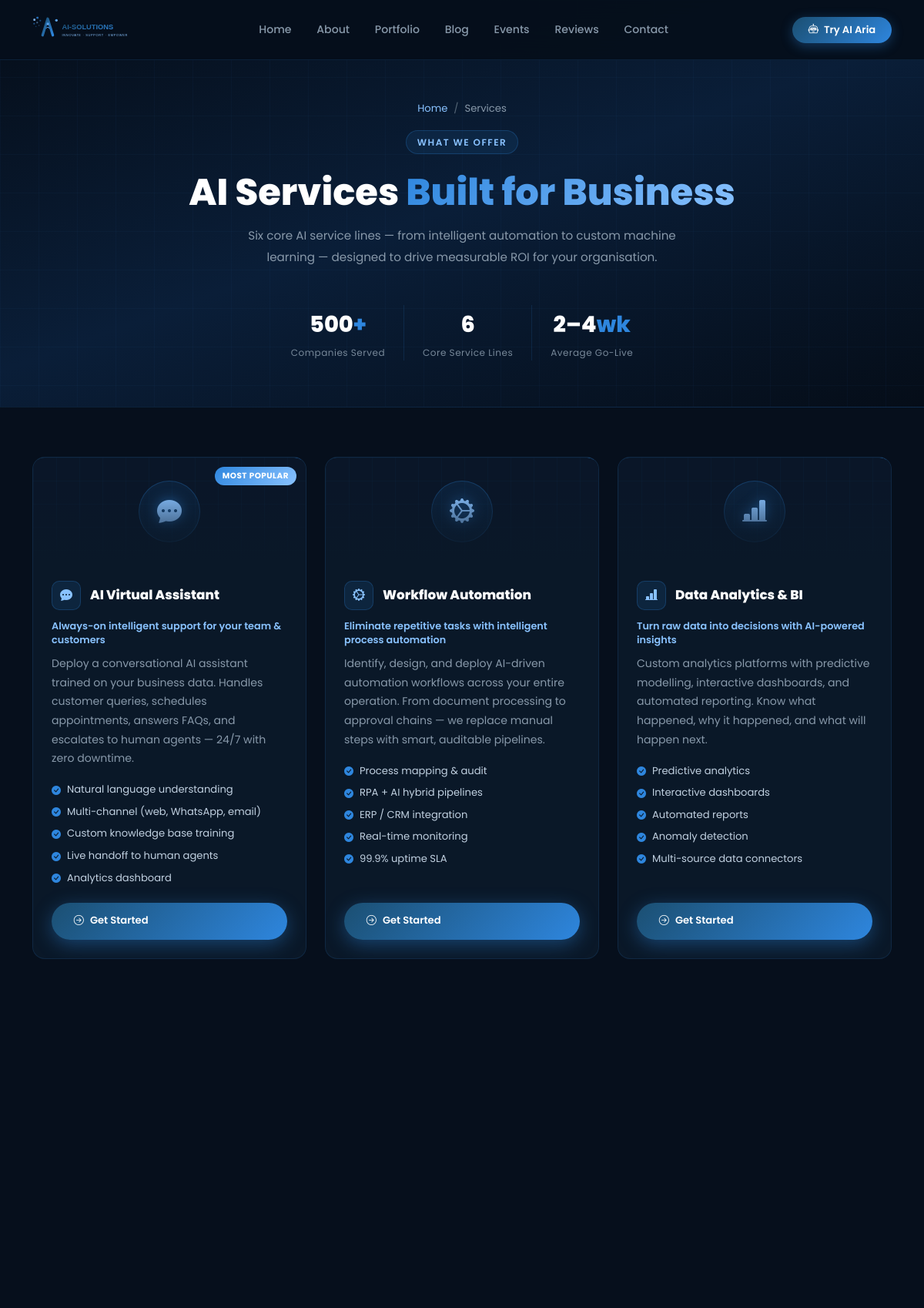
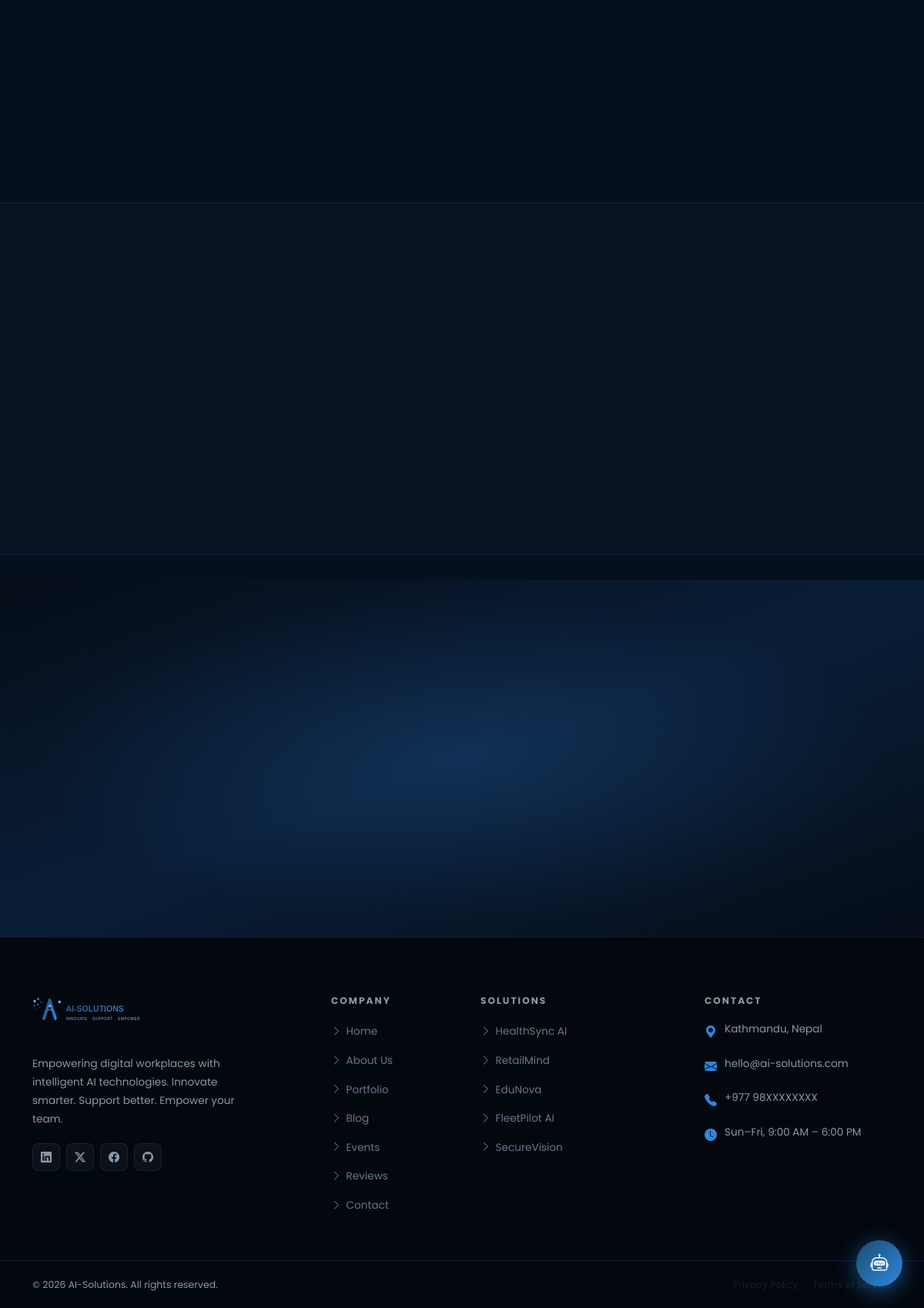
The app's page /our-services/ with its own data (2 pictures, top to bottom).
### core/models.py (models this page shows, shortened)
class ServiceOffering(models.Model):
    ICON_CHOICES = [
        ('bi-robot',           'AI / Robot'),
        ('bi-gear-wide-connected', 'Automation'),
        ('bi-bar-chart-line',  'Analytics'),
        ('bi-shield-check',    'Security'),
        ('bi-chat-dots',       'Chatbot'),
        ('bi-cpu',             'Custom AI'),
        ('bi-cloud-upload',    'Cloud'),
        ('bi-diagram-3',       'Integration'),
    ]
    title       = models.CharField(max_length=200)
    subtitle    = models.CharField(max_length=300, blank=True)
    description = models.TextField()
    icon        = models.CharField(max_length=100, default='bi-robot')
    image       = models.ImageField(upload_to='service_offerings/', blank=True, null=True)
    features    = models.JSONField(default=list)
    highlight   = models.CharField(max_length=100, blank=True, help_text='Short badge text, e.g. "Most Popular"')
    is_active   = models.BooleanField(default=True)
    order       = models.PositiveIntegerField(default=0)
    created_at  = models.DateTimeField(auto_now_add=True)
    class Meta:
        ordering = ['order', 'title']
        verbose_name = 'Service Offering'
        verbose_name_plural = 'Service Offerings'

class SiteSettings(models.Model):
    site_name = models.CharField(max_length=100, default='AI-Solutions')
    tagline = models.CharField(max_length=200, default='Innovate | Support | Empower')
    logo = models.ImageField(upload_to='settings/', blank=True, null=True)
    email = models.EmailField(default='hello@ai-solutions.com')
    phone = models.CharField(max_length=20, blank=True, default='+977 98XXXXXXXX')
    address = models.TextField(blank=True, default='Kathmandu, Nepal')
    time_zone = models.CharField(max_length=50, default='Asia/Kathmandu')
    facebook_url = models.URLField(blank=True)
    twitter_url = models.URLField(blank=True)
    linkedin_url = models.URLField(blank=True)
    github_url = models.URLField(blank=True)
    updated_at = models.DateTimeField(auto_now=True)
    class Meta:
        verbose_name = 'Site Settings'
        verbose_name_plural = 'Site Settings'
    @classmethod
    def get_settings(cls):
        obj, _ = cls.objects.get_or_create(pk=1)
        return obj

### core/views.py (the view)
# urls.py: path('our-services/', views.services_page, name='our_services'),
def services_page(request):
    offerings = ServiceOffering.objects.filter(is_active=True)
    process_steps = [
        {'icon': 'bi-search', 'title': 'Discovery', 'desc': 'We audit your processes and identify the highest-impact AI opportunities.'},
        {'icon': 'bi-layout-text-window', 'title': 'Design', 'desc': 'A tailored solution blueprint with timelines, integrations, and ROI projections.'},
        {'icon': 'bi-code-slash', 'title': 'Build & Train', 'desc': 'Rapid development, model training, and testing with your real data.'},
        {'icon': 'bi-rocket-takeoff', 'title': 'Deploy & Support', 'desc': 'Live deployment plus ongoing monitoring, updates, and dedicated support.'},
    ]
    return render(request, 'core/services_page.html', {'offerings': offerings, 'process_steps': process_steps})

### templates/core/services_page.html (shortened to what this page needs)
{% extends 'base.html' %}
{% load static %}
{% block content %}
<div class="page-hero">
  <div class="container position-relative">
    <nav aria-label="breadcrumb" class="mb-3">
      <ol class="breadcrumb justify-content-center" style="font-size:.82rem;">
        <li class="breadcrumb-item"><a href="{% url 'home' %}">Home</a></li>
        <li class="breadcrumb-item active">Services</li>
      </ol>
    </nav>
    <div class="section-badge">What We Offer</div>
    <h1 class="section-title mt-2" style="font-size:clamp(2rem,4vw,3rem);">
      AI Services <span class="gradient-text">Built for Business</span>
    </h1>
    <p class="section-subtitle mx-auto">
      Six core AI service lines — from intelligent automation to custom machine learning —
      designed to drive measurable ROI for your organisation.
    </p>
    <div class="d-flex justify-content-center gap-4 flex-wrap mt-4">
      <div style="text-align:center;">
        <div style="font-size:1.8rem;font-weight:800;color:#fff;">500<span style="color:#2E86DE;">+</span></div>
        <div style="font-size:.75rem;color:#778899;letter-spacing:.5px;">Companies Served</div>
      </div>
      <div style="text-align:center;">
        <div style="font-size:1.8rem;font-weight:800;color:#fff;">6</div>
        <div style="font-size:.75rem;color:#778899;letter-spacing:.5px;">Core Service Lines</div>
      </div>
      <div style="text-align:center;">
        <div style="font-size:1.8rem;font-weight:800;color:#fff;">2–4<span style="color:#2E86DE;">wk</span></div>
        <div style="font-size:.75rem;color:#778899;letter-spacing:.5px;">Average Go-Live</div>
      </div>
    </div>
  </div>
</div>
<section style="padding:4rem 0 2rem;">
  <div class="container">
    <div class="row g-4">
      {% for svc in offerings %}
      <div class="col-lg-4 col-md-6 fade-up" style="transition-delay:{{ forloop.counter0 }}00ms;">
        <div class="service-offering-card">
          {% if svc.image %}
          <div style="height:160px;overflow:hidden;margin:-1.5rem -1.5rem 1.25rem;border-radius:14px 14px 0 0;position:relative;">
            <img src="{{ svc.image.url }}" alt="{{ svc.title }}"
                 style="width:100%;height:100%;object-fit:cover;opacity:.85;">
            <div style="position:absolute;inset:0;background:linear-gradient(to top,var(--dark-card) 5%,transparent 60%);"></div>
          </div>
          {% else %}
          <div style="height:140px;overflow:hidden;margin:-1.5rem -1.5rem 1.25rem;border-radius:14px 14px 0 0;position:relative;background:#0a1628;">
            <svg width="100%" height="100%" xmlns="http://www.w3.org/2000/svg" style="position:absolute;inset:0;opacity:.15;">
              <defs>
                <pattern id="grid-{{ forloop.counter }}" width="30" height="30" patternUnits="userSpaceOnUse">
                  <path d="M 30 0 L 0 0 0 30" fill="none" stroke="#2E86DE" stroke-width="0.5"/>
                </pattern>
              </defs>
              <rect width="100%" height="100%" fill="url(#grid-{{ forloop.counter }})"/>
            </svg>
            <div style="position:absolute;top:50%;left:50%;transform:translate(-50%,-50%);width:80px;height:80px;border-radius:50%;background:rgba(46,134,222,0.1);border:1px solid rgba(46,134,222,0.25);display:flex;align-items:center;justify-content:center;">
              <i class="bi {{ svc.icon }}" style="font-size:2rem;color:#89C2FF;filter:drop-shadow(0 0 8px rgba(46,134,222,.6));"></i>
            </div>
            <div style="position:absolute;inset:0;background:linear-gradient(to top,var(--dark-card) 5%,transparent 70%);"></div>
          </div>
          {% endif %}
          {% if svc.highlight %}
          <div style="position:absolute;top:12px;right:12px;background:linear-gradient(135deg,#2E86DE,#89C2FF);color:#fff;font-size:.65rem;font-weight:700;padding:3px 10px;border-radius:20px;letter-spacing:.5px;text-transform:uppercase;">
            {{ svc.highlight }}
          </div>
          {% endif %}
          <div style="display:flex;align-items:center;gap:.75rem;margin-bottom:.75rem;">
            <div style="width:38px;height:38px;flex-shrink:0;border-radius:10px;background:rgba(46,134,222,0.12);border:1px solid rgba(46,134,222,0.25);display:flex;align-items:center;justify-content:center;">
              <i class="bi {{ svc.icon }}" style="color:#89C2FF;font-size:1rem;"></i>
            </div>
            <h3 style="color:#fff;font-weight:800;font-size:1.05rem;margin:0;line-height:1.3;">{{ svc.title }}</h3>
          </div>
          {% if svc.subtitle %}
          <p style="font-size:.8rem;color:var(--secondary);font-weight:600;margin-bottom:.6rem;line-height:1.4;">{{ svc.subtitle }}</p>
          {% endif %}
          <p style="font-size:.88rem;color:var(--text-muted);line-height:1.75;margin-bottom:1.1rem;">{{ svc.description }}</p>
          {% if svc.features %}
          <ul style="list-style:none;padding:0;margin:0 0 1.25rem;display:flex;flex-direction:column;gap:.35rem;">
            {% for feature in svc.features %}
            <li style="display:flex;align-items:center;gap:.5rem;font-size:.82rem;color:#c0d0e0;">
              <i class="bi bi-check-circle-fill" style="color:#2E86DE;font-size:.75rem;flex-shrink:0;"></i>
              {{ feature }}
            </li>
            {% endfor %}
          </ul>
          {% endif %}
          <a href="{% url 'contact' %}" class="btn-primary-custom mt-auto" style="display:inline-flex;font-size:.82rem;">
            <i class="bi bi-arrow-right-circle"></i> Get Started
          </a>
        </div>
      </div>
      {% empty %}
      <div class="col-12 text-center py-5">
        <p style="color:var(--text-muted);">Services will appear here once added by an admin.</p>
      </div>
      {% endfor %}
    </div>
  </div>
</section>
<section style="padding:4rem 0;background:rgba(46,134,222,0.03);border-top:1px solid var(--dark-border);border-bottom:1px solid var(--dark-border);margin:2rem 0;">
  <div class="container">
    <div class="row g-4 justify-content-center">
    </div>
  </div>
</section>
<section class="cta-section">
</section>
{% endblock %}

### templates/partials/footer.html
{% load static %}
<footer class="main-footer">
  <div class="container">
    <div class="row g-5">
      <div class="col-lg-4 col-md-6">
        <div class="footer-brand">
          <a href="{% url 'home' %}" class="d-inline-block mb-3">
            <img src="{% static 'images/logo.svg' %}" alt="AI-Solutions" height="45">
          </a>
          <p>
            Empowering digital workplaces with intelligent AI technologies.
            Innovate smarter. Support better. Empower your team.
          </p>
          <div class="social-links">
            <a href="{{ settings.linkedin_url|default:'#' }}" class="social-link" aria-label="LinkedIn"><i class="bi bi-linkedin"></i></a>
            <a href="{{ settings.twitter_url|default:'#' }}" class="social-link" aria-label="Twitter"><i class="bi bi-twitter-x"></i></a>
            <a href="{{ settings.facebook_url|default:'#' }}" class="social-link" aria-label="Facebook"><i class="bi bi-facebook"></i></a>
            <a href="{{ settings.github_url|default:'#' }}" class="social-link" aria-label="GitHub"><i class="bi bi-github"></i></a>
          </div>
        </div>
      </div>
      <div class="col-lg-2 col-md-6 col-6">
        <h6 class="footer-heading">Company</h6>
        <ul class="footer-links">
          <li><a href="{% url 'home' %}"><i class="bi bi-chevron-right"></i>Home</a></li>
          <li><a href="{% url 'about' %}"><i class="bi bi-chevron-right"></i>About Us</a></li>
          <li><a href="{% url 'services' %}"><i class="bi bi-chevron-right"></i>Portfolio</a></li>
          <li><a href="{% url 'blog' %}"><i class="bi bi-chevron-right"></i>Blog</a></li>
          <li><a href="{% url 'events' %}"><i class="bi bi-chevron-right"></i>Events</a></li>
          <li><a href="{% url 'feedback' %}"><i class="bi bi-chevron-right"></i>Reviews</a></li>
          <li><a href="{% url 'contact' %}"><i class="bi bi-chevron-right"></i>Contact</a></li>
        </ul>
      </div>
      <div class="col-lg-3 col-md-6 col-6">
        <h6 class="footer-heading">Solutions</h6>
        <ul class="footer-links">
          <li><a href="{% url 'services' %}"><i class="bi bi-chevron-right"></i>HealthSync AI</a></li>
          <li><a href="{% url 'services' %}"><i class="bi bi-chevron-right"></i>RetailMind</a></li>
          <li><a href="{% url 'services' %}"><i class="bi bi-chevron-right"></i>EduNova</a></li>
          <li><a href="{% url 'services' %}"><i class="bi bi-chevron-right"></i>FleetPilot AI</a></li>
          <li><a href="{% url 'services' %}"><i class="bi bi-chevron-right"></i>SecureVision</a></li>
        </ul>
      </div>
      <div class="col-lg-3 col-md-6">
        <h6 class="footer-heading">Contact</h6>
        <div class="footer-contact-item">
          <i class="bi bi-geo-alt-fill"></i>
          <span>{{ settings.address|default:"Kathmandu, Nepal" }}</span>
        </div>
        <div class="footer-contact-item">
          <i class="bi bi-envelope-fill"></i>
          <span>{{ settings.email|default:"hello@ai-solutions.com" }}</span>
        </div>
        <div class="footer-contact-item">
          <i class="bi bi-telephone-fill"></i>
          <span>{{ settings.phone|default:"+977 98XXXXXXXX" }}</span>
        </div>
        <div class="footer-contact-item">
          <i class="bi bi-clock-fill"></i>
          <span>Sun–Fri, 9:00 AM – 6:00 PM</span>
        </div>
      </div>
    </div>
  </div>
  <div class="footer-bottom">
    <div class="container">
      <div class="row align-items-center">
        <div class="col-md-6">
          <p>&copy; {% now "Y" %} {{ settings.site_name|default:"AI-Solutions" }}. All rights reserved.</p>
        </div>
        <div class="col-md-6 text-md-end">
          <p>
            <a href="#" class="text-muted me-3" style="font-size:.78rem;">Privacy Policy</a>
            <a href="#" class="text-muted" style="font-size:.78rem;">Terms of Service</a>
          </p>
        </div>
      </div>
    </div>
  </div>
</footer>

### records on screen
ServiceOffering: highlight "MOST POPULAR", title "AI Virtual Assistant", subtitle "Always-on intelligent support for your team & customers", description "Deploy a conversational AI assistant trained on your business data. Handles customer queries, schedules appointments, answers FAQs, and escalates to human agents — 24/7 with zero downtime.", features "Natural language understanding" "Multi-channel (web, WhatsApp, email)" "Custom knowledge base training" "Live handoff to human agents" "Analytics dashboard"
ServiceOffering: title "Workflow Automation", subtitle "Eliminate repetitive tasks with intelligent process automation", description "Identify, design, and deploy AI-driven automation workflows across your entire operation. From document processing to approval chains — we replace manual steps with smart, auditable pipelines.", features "Process mapping & audit" "RPA + AI hybrid pipelines" "ERP / CRM integration" "Real-time monitoring" "99.9% uptime SLA"
ServiceOffering: title "Data Analytics & BI", subtitle "Turn raw data into decisions with AI-powered insights", description "Custom analytics platforms with predictive modelling, interactive dashboards, and automated reporting. Know what happened, why it happened, and what will happen next.", features "Predictive analytics" "Interactive dashboards" "Automated reports" "Anomaly detection" "Multi-source data connectors"
SiteSettings: address "Kathmandu, Nepal", email "hello@ai-solutions.com", phone "+977 98XXXXXXXX", site_name "AI-Solutions"
